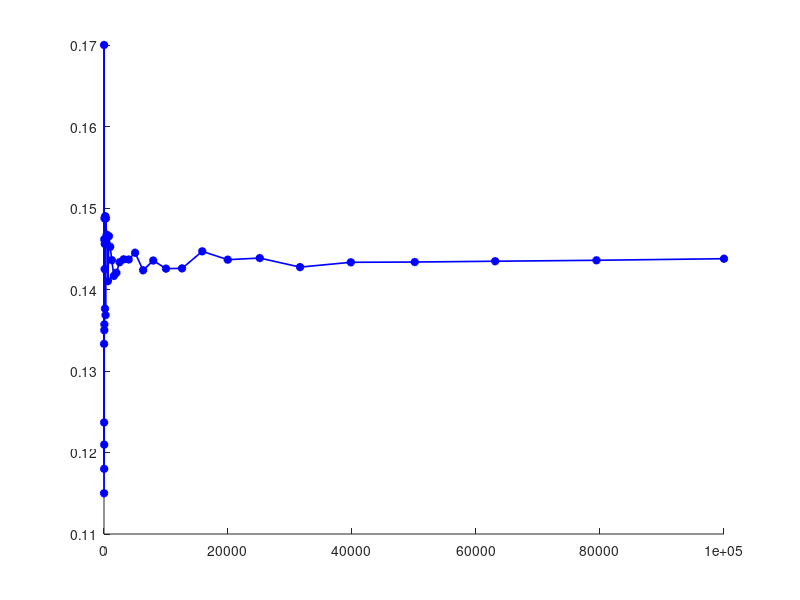

Reproduce this figure in MATLAB. (Note: this script raises an error after producing the figure.)
rng(0);                

%f(u) function
f = @(u) u.^4 ./ (1 + u.^6);

%1.1, 1.2, ..., 4.9, 5 
x = 1:0.1:5;
Nvec = floor(10.^x);

trials = 20;
E = zeros(size(Nvec));

% Trials
for i = 1:length(Nvec)
    N = Nvec(i);
    fracs = zeros(trials,1);
    for t = 1:trials
        u = rand(N,1);
        v = rand(N,1);
        fracs(t) = mean(v <= f(u)); 
    end
    E(i) = mean(fracs); 
end

% Actual integral
Itrue = integral(f, 0, 1, 'AbsTol',1e-12,'RelTol',1e-12);

% Plot
figure('Color','w','Position',[200 200 800 450])
hold on

plot(Nvec, E, 'bo-', 'LineWidth',1.2, 'MarkerSize',5, ...
     'MarkerFaceColor','b') 

yline(Itrue, 'r--', 'LineWidth',2);

set(gca, 'XScale', 'log'); 
xlabel('N (log scale)');
ylabel('Estimated integral E(N)');
title('Monte Carlo Estimates');
legend('Monte Carlo estimate', ...
       sprintf('Numerical integral = %.6f', Itrue), ...
       'Location','best');
grid on
xlim([min(Nvec)*0.9 max(Nvec)*1.1])
hold off
